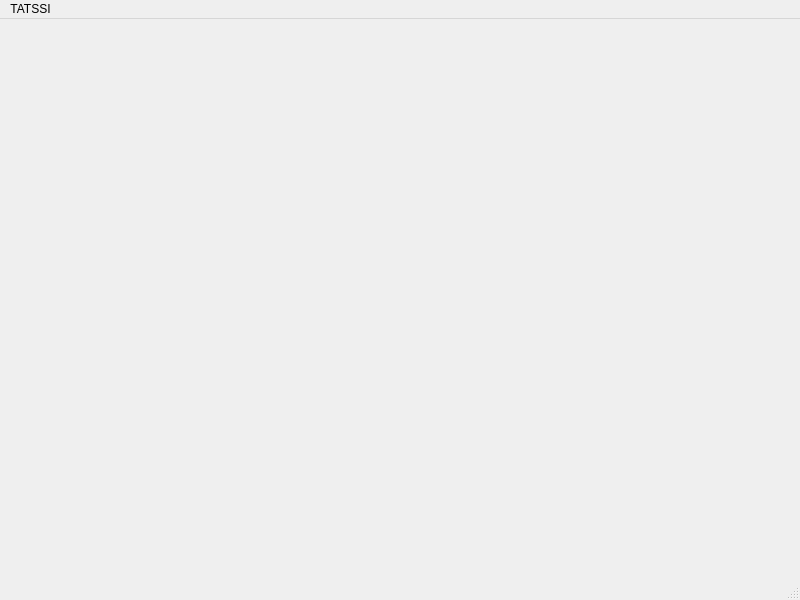
<?xml version="1.0" encoding="UTF-8"?>
<ui version="4.0">
 <class>MainWindow</class>
 <widget class="QMainWindow" name="MainWindow">
  <property name="geometry">
   <rect>
    <x>0</x>
    <y>0</y>
    <width>800</width>
    <height>600</height>
   </rect>
  </property>
  <property name="windowTitle">
   <string>MainWindow</string>
  </property>
  <widget class="QWidget" name="centralwidget"/>
  <widget class="QMenuBar" name="menubar">
   <property name="geometry">
    <rect>
     <x>0</x>
     <y>0</y>
     <width>800</width>
     <height>34</height>
    </rect>
   </property>
   <widget class="QMenu" name="menuTATSSI">
    <property name="title">
     <string>TATSSI</string>
    </property>
    <addaction name="actionDonwloaders"/>
   </widget>
   <addaction name="menuTATSSI"/>
  </widget>
  <widget class="QStatusBar" name="statusbar"/>
  <action name="actionDonwloaders">
   <property name="text">
    <string>Donwloaders</string>
   </property>
  </action>
 </widget>
 <resources/>
 <connections/>
</ui>
